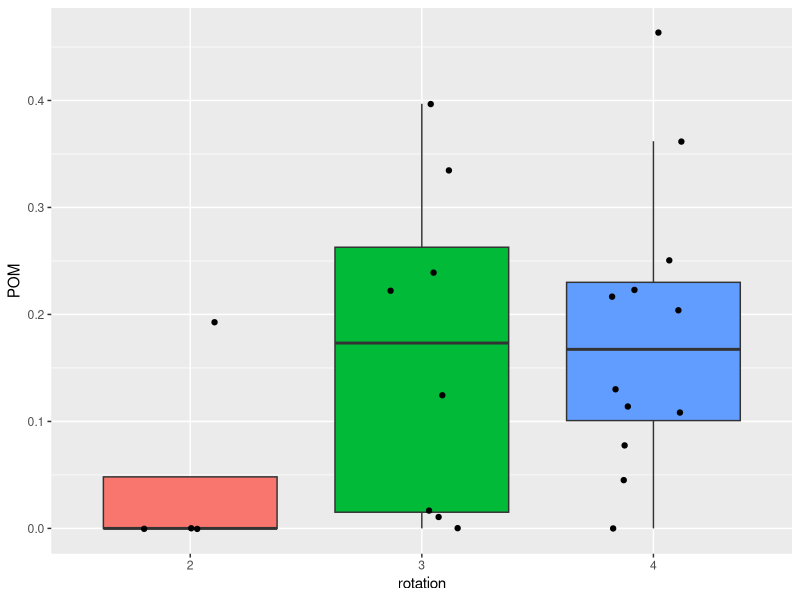
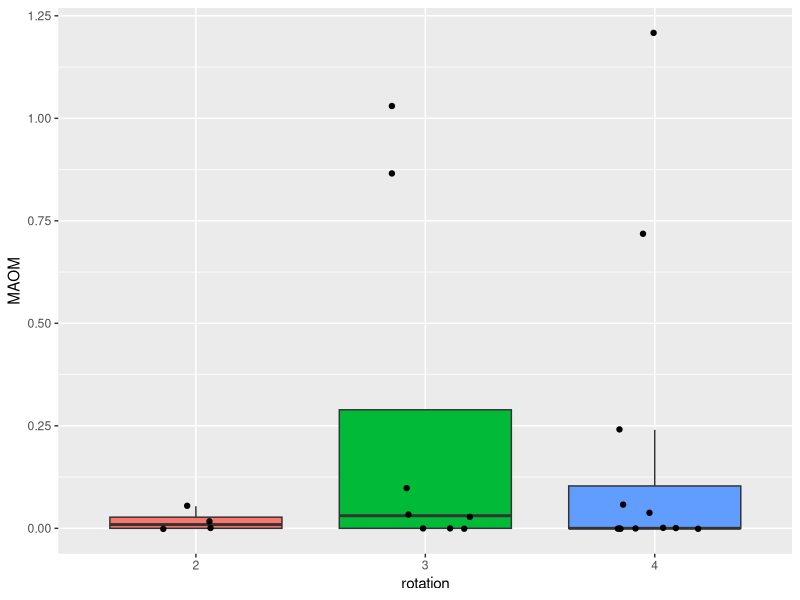

Reproduce these figures in R, in order.
## ---- chunk 1
# set up R 
rm(list=ls())
library(tidyverse)
library(multcomp)
library(dplyr)
library(ggfortify)
library(here)
## ---- chunk 2
# read in cleaned data file 
organic_matter <- read_csv(here("Data","organic_matter_clean.csv"))
## ---- chunk 3
glimpse(organic_matter)
levels(organic_matter)
view(organic_matter)
## ---- chunk 4
# making negative values 0
organic_matter_new <- organic_matter |>
  mutate(POM = if_else(POM < 0, 0, POM)) |>
  mutate(MAOM = if_else(MAOM < 0, 0 , MAOM))

view(organic_matter_new)
## ---- chunk 5
# changing rotation to a factor variable
organic_matter_new$rotation <- factor(organic_matter_new$rotation)
levels(organic_matter_new$rotation)
## ---- chunk 6
# summary stats for POM 
organic_matter_new|> group_by(rotation) |>
  summarise(
  mean_POM = mean(POM, na.rm = T),
  sd_POM = sd(POM, na.rm = T))

# summary stats for MAOM 
organic_matter_new|> group_by(rotation) |> 
  summarise(
  mean_MAOM = mean(MAOM, na.rm = T),
  sd_MAOM = sd(MAOM, na.rm = T))
## ---- chunk 7
# make a box and whisker plot
ggplot(organic_matter_new, 
       aes(x = rotation, y = POM, fill = rotation)) +
       geom_boxplot(outlier.shape = NA) +
  geom_jitter(width = 0.2) + 
  theme(legend.position = "side")
 
ggplot(organic_matter_new, 
       aes(x = rotation, y = MAOM, fill = rotation)) +
       geom_boxplot(outlier.shape = NA) +
  geom_jitter(width = 0.2) + 
  theme(legend.position = "side")
## ---- chunk 8
# using cbind to combine dependent variables
organic_matter_mod <- cbind(organic_matter_new$POM, organic_matter_new$MAOM)
# next we are going to fit the model
fit <- manova(organic_matter_mod ~ rotation, data = organic_matter_new)
summary(fit)

## ---- chunk 9
manova_result <- manova(cbind(POM, MAOM) ~ rotation, data = organic_matter_new)

summary(manova_result)

summary(manova_result, test = "Pillai")
summary(manova_result, test = "Wilks")
summary(manova_result, test = "Hotelling-Lawley")
summary(manova_result, test = "Roy")
